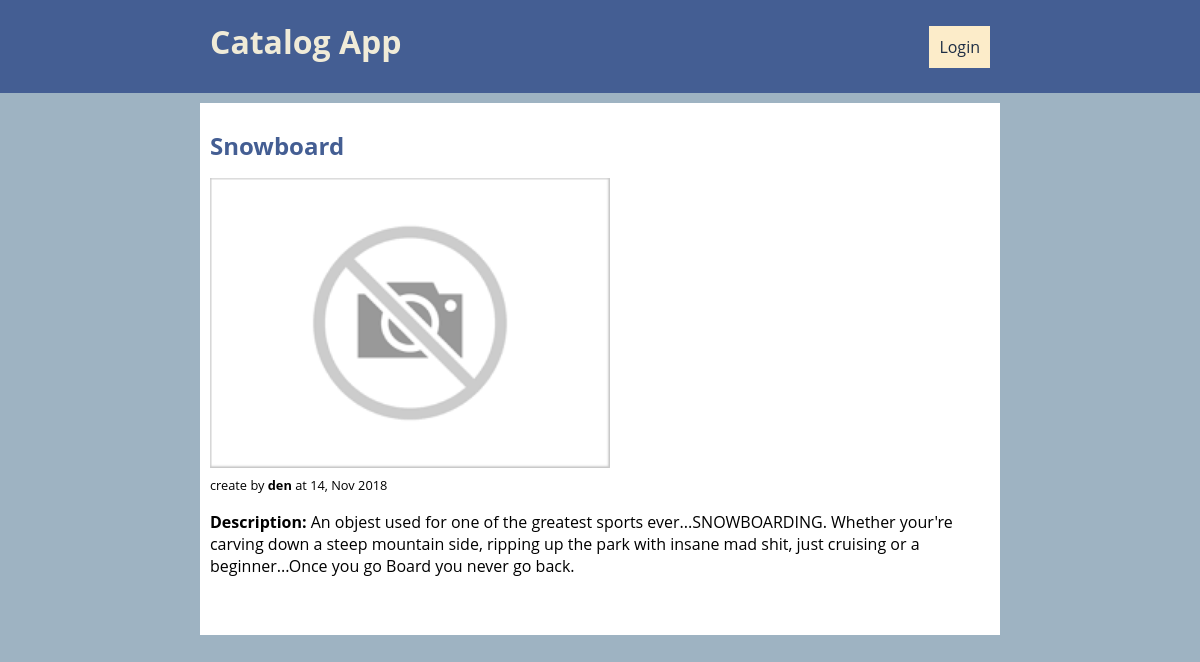
The page /catalog/Snowboarding/Snowboard on the database as committed earlier.
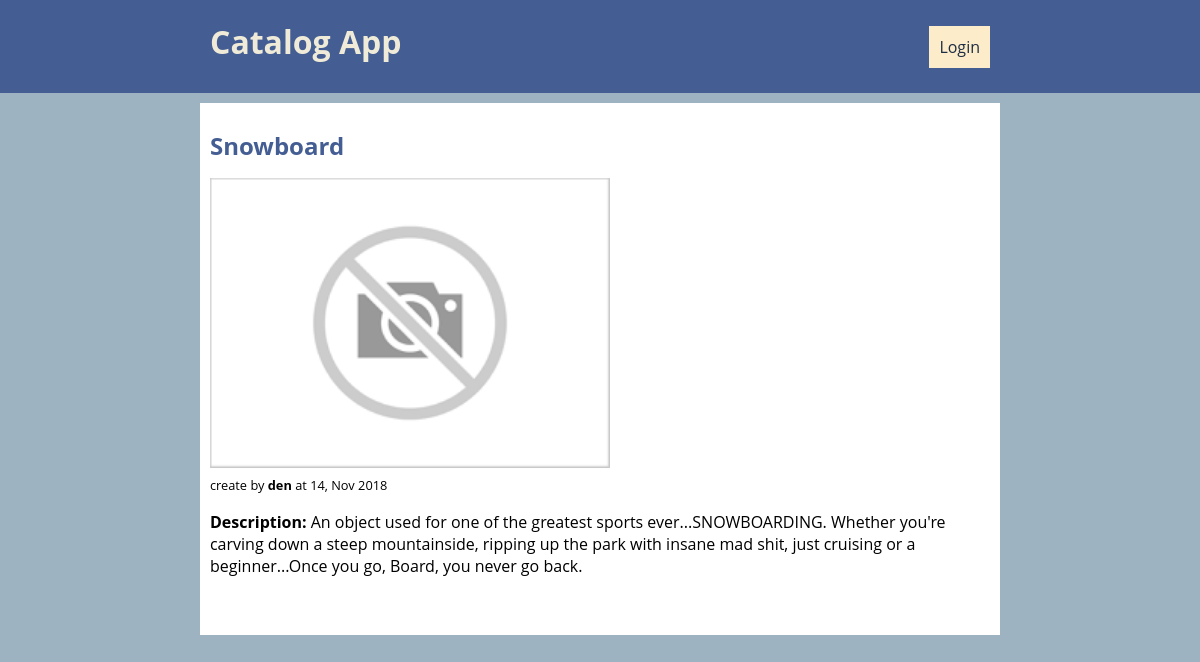
The same page on the database as committed later.
### data/database_setup.py (models this page shows, shortened)
class CatalogItem(Base):
    __tablename__ = 'catalog_item'
    id = Column(Integer, primary_key=True)
    title = Column(String(20), nullable=False)
    description = Column(String(800), nullable=False)
    date = Column(DateTime, nullable=False)
    user_id = Column(Integer(), ForeignKey('user.id'))
    User = relationship(User)
    category_id = Column(Integer(), ForeignKey('category.id'))
    category = relationship(Category)
    catalog_image_id = Column(Integer(), ForeignKey('catalog_image.id'))
    image = relationship(
        CatalogImage, cascade="all, delete-orphan", single_parent=True)

class User(Base):
    __tablename__ = 'user'
    id = Column(Integer, primary_key=True)
    name = Column(String(80), nullable=False)
    picture = Column(String(250))
    username = Column(String(100), nullable=False)
    password_hash = Column(String(64))

### controllers/catalog_controller.py (the view)
@catalog_controller.route('/<string:category_name>/<string:item_title>')
def catalog_show_item_details(category_name, item_title):
    category_dao = CategoryDao()
    item_dao = CatalogItemDao()
    item = item_dao.find_by_category_name_and_title(category_name, item_title)
    image_url = get_url_image(item.image)
    categories = category_dao.get_all()
    print(is_logged())
    is_owner = is_logged() and (item.user_id == login_session['user_id'])
    author_name = ""
    if (not is_owner):
        user_dao = UserDao()
        author = user_dao.find(item.user_id)
        author_name = author.name
    return render_template('catalog-item-detail.html',
                           categories=categories,
                           item=item,
                           is_owner=is_owner,
                           author_name=author_name,
                           image_url=image_url)

### application.py (called while the page is built)
@app.context_processor
def utility_processor():
    def user_is_logged():
        return is_logged()
    def get_welcome_user():
        return get_user_name()
    return dict(user_is_logged=user_is_logged,
                get_welcome_user=get_welcome_user)

### controllers/auth_controller.py (called while the page is built)
def is_logged():
    return 'username' in login_session

### controllers/catalog_controller.py (called while the page is built)
def get_url_image(image):
    return "http://localhost:8080/" + IMAGE_PATH + image.get_name()

### data/data_access.py (called while the page is built)
    def __init_session__(self):
        Base.metadata.bind = engine
        DBSession = sessionmaker(bind=engine)
        self.session = DBSession()

    def find(self, user_id):
        return self.session. \
            query(User). \
            filter_by(id=user_id) . \
            one()

    def get_all(self):
        return self.session. \
            query(Category). \
            all()

    def find_by_category_name_and_title(self, category_name, catalog_title):
        return self.session. \
            query(CatalogItem). \
            filter(Category.name == category_name, CatalogItem.title == catalog_title). \
            one()

### data/database_setup.py (called while the page is built)
    def get_name(self):
        return '%s.%s' % (self.id, self.suffix,)

### templates/catalog-item-detail.html (shortened to what this page needs)
{% extends "template.html" %}
{% block body %}
<div class="center-container content column">
    <h1>{{ item.title }}</h1>
    <figure class="img-responsive">
        <img class="img-responsive" src="{{ image_url }}" alt="{{ item.title }} - Catalog Item Image">
        {% if not is_owner %}
            <figcaption>
                <span class="author"> create by <strong>{{ author_name }}</strong> at {{ item.date.strftime('%d, %b %Y') }}</span>
            </figcaption>
        {% endif %}
    </figure>
    <p>
       <strong>Description: </strong> {{ item.description }}
    </p>
    <br>
</div>
{% endblock %}

### templates/template.html (shortened to what this page needs)
<!DOCTYPE html>
<html lang="en">
<head>
    <link rel="stylesheet" href="https://use.fontawesome.com/releases/v5.5.0/css/all.css"
>
    <link rel="stylesheet" href="{{url_for('static', filename='styles/site.css')}}">
</head>
<body>
    <div class="main-container">
        <header role="heading">
            <div class="center-container header-container">
                <div class="brand-container">
                    <a class="brand" href="{{ url_for('catalog.show_catalog') }}">
                        Catalog App
                    </a>
                </div>
                <nav>
                    {% if user_is_logged() %}
                        <div class="logout-container">
                            <span class="user-name"> Welcome <strong>{{ get_welcome_user() }}</strong> :)</span>
                            <a class="button button-header" onclick="logout()">Logout</a>
                        </div>
                    {% else %}
                        <a class="button button-header" href="{{ url_for('auth_controller_pages.show_login') }}">Login</a>
                    {% endif %}
                </nav>
            </div>
        </header>
        <main>
            {% block body %}
            {% endblock %}
        </main>
    </div>
</body>
</html>

### static/styles/site.css (style rules this page uses)
html, body, main { width: 100%; height: 100%; }
html { box-sizing: border-box; }
*, *:before, *:after { box-sizing: inherit; }
body { font-family: 'Open Sans', sans-serif; font-size: 1em; margin: 0; background-color: #9EB3C2; }
div { word-wrap: break-word; }
h1 { color: #445E93; font-size: 1.5em; }
main { padding: 10px; }
a { text-decoration: none; }
figure { margin: 0; }
.main-container { display: flex; flex-direction: column; max-width: 100%; }
.center-container { position: relative; display: flex; margin: 0 auto; padding: 10px; width: 100%; max-width: 800px; }
.column { flex-direction: column }
.content { background-color: #fff; padding: 10px; padding-bottom: 20px; }
.img-responsive { width: 100%; max-width: 400px; }
.button { font-size: 1em; padding: 10px; cursor: pointer; border: none; }
.button-header { color: #1d2d44; background-color: #FCECC9; }
header, footer { background: #445E93; padding: 10px; color: #FCECC9; }
.header-container { display: flex; align-items: center; justify-content: space-between; width: 100%; padding: 10px; }
.brand-container { margin-bottom: 10px; }
.brand { font-size: 2em; color: #f0ebd8; font-weight: 700; }
.author { font-size: 0.8em }

Rows that differ between the two databases and show on the page:
changed CatalogItem "Snowboard": description "An objest used for one of the greatest sports ever...SNOWBOARDING. Whether your're carving down a steep mountain side, ripping up the park with insane mad shit, just cruising or a beginner...Once you go Board you never go back." → "An object used for one of the greatest sports ever...SNOWBOARDING. Whether you're carving down a steep mountainside, ripping up the park with insane mad shit, just cruising or a beginner...Once you go, Board, you never go back."
